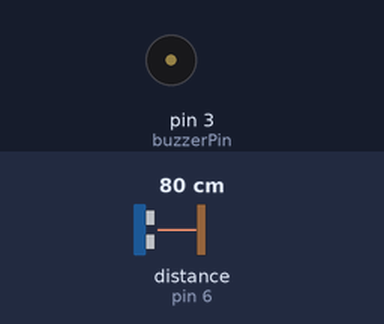
Bench run of a sketch on a simulated Arduino Uno, built with avr-gcc and run on an emulated ATmega328P. Parts: buzzer (waves = sounding, pin HIGH). Wiring (inferred from the names in the program): ultrasonic range finder: trigger pin 7; echo pin 6. The test bench sets the inputs (shaded band); at power-on: distance to the obstacle (sensor on pin 6) 80 cm. The echo pulse lasts 58.3 µs per cm; pins used as bus, display or sensor lines are not drawn.

Above: at 1.8 s.
1.9 s: distance to the obstacle (sensor on pin 6) set to 2 cm
At 2.13 s:
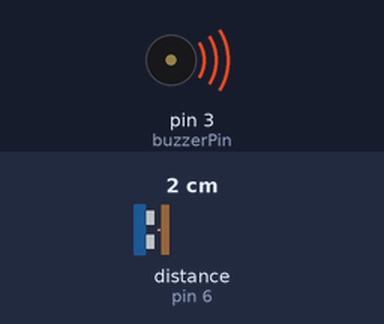
5.4 s: distance to the obstacle (sensor on pin 6) set to 60 cm
At 5.9 s:
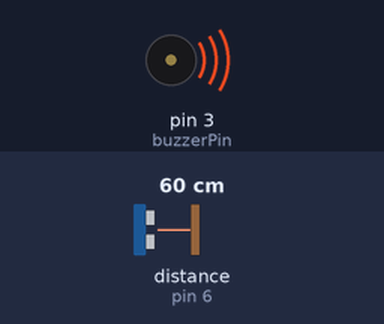
Timing chart, 0 to 14.9 s (numbered marks = the images above; inputs shaded):
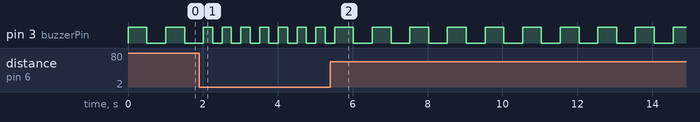

The sketch:

sticks_for_blinds.ino
```cpp
// Define the pins for ultrasonic sensor
#define trigPin 7
#define echoPin 6
// Define the pin for the buzzer
#define buzzerPin 3

void setup() {
  pinMode(trigPin, OUTPUT);
  pinMode(echoPin, INPUT);
  pinMode(buzzerPin, OUTPUT);
  Serial.begin(9600);
}

void loop() {
  long duration, distance;

  // First sensor at 2 meters
  digitalWrite(trigPin, LOW);
  delayMicroseconds(2);
  digitalWrite(trigPin, HIGH);
  delayMicroseconds(10);
  digitalWrite(trigPin, LOW);
  duration = pulseIn(echoPin, HIGH);
  distance = duration * 0.034 / 2;


  // Sound the buzzer based on distances
  if ( distance <= 50) {
    digitalWrite(buzzerPin, HIGH); // Buzzer sound when an obstacle is detected
    delay(250);
    digitalWrite(buzzerPin, LOW);
    delay(250);
  }
  else if( distance <= 100) {
    digitalWrite(buzzerPin, HIGH); // Buzzer sound when an obstacle is detected
    delay(500);
    digitalWrite(buzzerPin, LOW);
    delay(500);
  }
  else if( distance <= 200) {
    digitalWrite(buzzerPin, HIGH); // Buzzer sound when an obstacle is detected
    delay(1000);
    digitalWrite(buzzerPin, LOW);
    delay(1000);
  }
  else{
    digitalWrite(buzzerPin, LOW);
  }
}
```

Measured:
- after the input at 1.9 s, pin 3 (buzzerPin): alternates HIGH for 0.25 s and LOW for 0.25 s, starting after 0.36 s
- after the input at 5.4 s, pin 3 (buzzerPin): alternates HIGH for 0.50 s and LOW for 0.50 s, starting after 0.62 s
- by itself, pin 3 (buzzerPin): alternates HIGH for 0.50 s and LOW for 0.51 s
